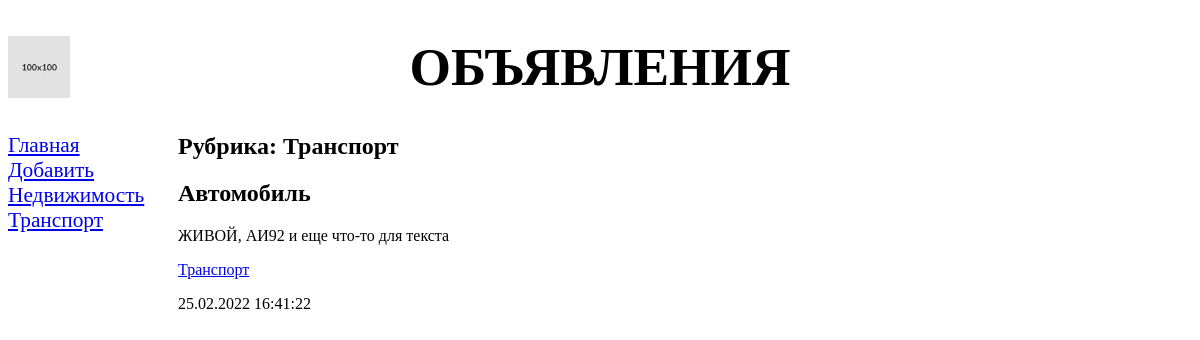
The page /bboard/2/ on the database as committed earlier.
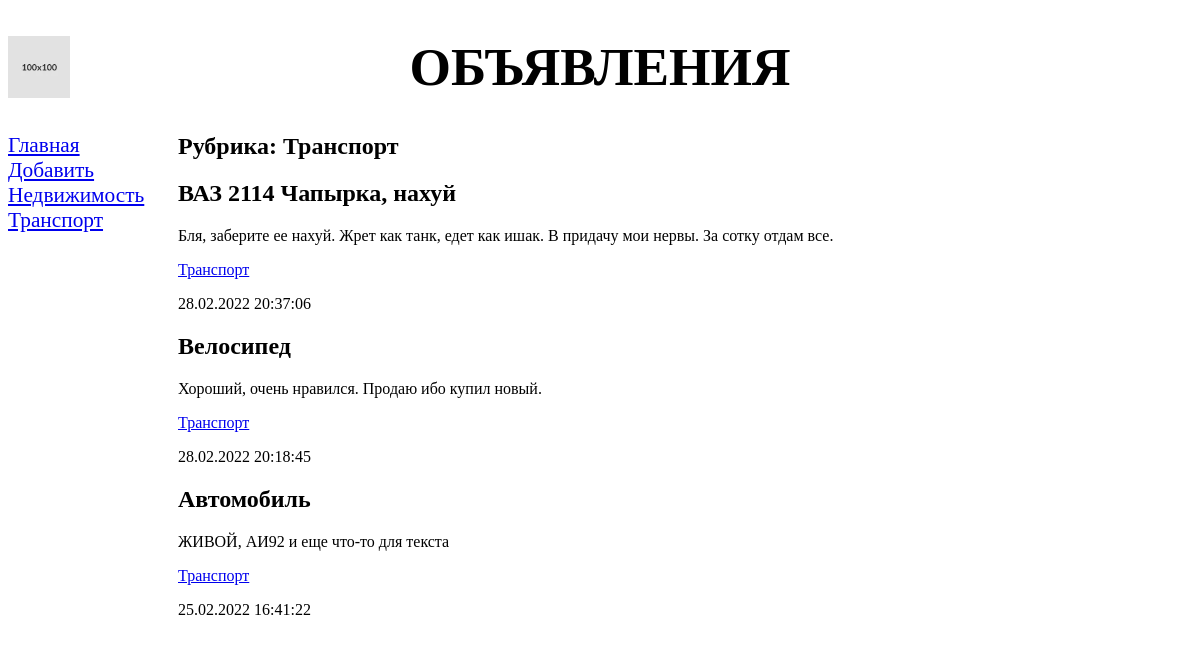
The same page on the database as committed later.
### bboard/models.py (models this page shows, shortened)
class Rubric(models.Model):
    name = models.CharField(max_length=20, db_index=True, verbose_name='Название')
    class Meta:
        verbose_name_plural = "Рубрики"
        verbose_name = "Рубрика"
        ordering = ["name"]

class Bb(models.Model):
    title = models.CharField(max_length=50, verbose_name="Товар")
    content = models.TextField(null=True, blank=True, verbose_name="Описание")
    price = models.FloatField(null=True, blank=True, verbose_name="Цена")
    published = models.DateTimeField(auto_now_add=True, db_index=True, verbose_name="Опубликовано")
    rubric = models.ForeignKey("Rubric", null=True, on_delete=models.PROTECT, verbose_name="Рубрика")
    class Meta:
        verbose_name_plural = "Объявления"
        verbose_name = "Объявление"
        ordering = ["-published"]

### bboard/views.py (the view)
# urls.py: path('<int:rubric_id>/', by_rubric, name='by_rubric'),
def by_rubric(request, rubric_id):
    bbs = Bb.objects.filter(rubric=rubric_id)
    rubrics = Rubric.objects.all()
    current_rubric = Rubric.objects.get(pk=rubric_id)
    context = {'bbs': bbs, "rubrics": rubrics, 'current_rubric': current_rubric}
    return render(request, "bboard/by_rubric.html", context)

### bboard/templates/bboard/by_rubric.html (shortened to what this page needs)
{% extends "layout/basic.html" %}
{% block content %}
<h2>Рубрика: {{current_rubric.name}} </h2>
{% for bb in bbs %}
<div>
    <h2>{{ bb.title }}</h2>
    <p>{{ bb.content }}</p>
    <p><a href="{% url 'by_rubric' bb.rubric.pk %}">{{bb.rubric.name}}</a></p>
    <p>{{  bb.published|date:"d.m.Y H:i:s"}}</p>
</div>
{% endfor %}
{% endblock %}

### bboard/templates/layout/basic.html (shortened to what this page needs)
{% load static %}
<!DOCTYPE html>
<html>
<head>
    <link rel="stylesheet" type="text/css" href="{% static 'bboard/style.css'%}">
</head>
<body>
    <header>
        <h1>Объявления</h1>
    </header>
    <nav>
        <a href="{%  url 'index' %}">Главная</a>
        <a href="{%  url 'add' %}">Добавить</a>
        {% for rubric in rubrics %}
        <a href="{% url 'by_rubric' rubric.pk %}">{{rubric.name}}</a>
        {% endfor %}
    </nav>
    <section>
        {% block content %}
        {% endblock %}
    </section>
</body>
</html>

Rows that differ between the two databases and show on the page:
added Bb: title "ВАЗ 2114 Чапырка, нахуй", content "Бля, заберите ее нахуй. Жрет как танк, едет как ишак. В придачу мои нервы. За сотку отдам все.", rubric.name "Транспорт", published "28.02.2022 20:37:06"
added Bb: title "Велосипед", content "Хороший, очень нравился. Продаю ибо купил новый.", rubric.name "Транспорт", published "28.02.2022 20:18:45"
